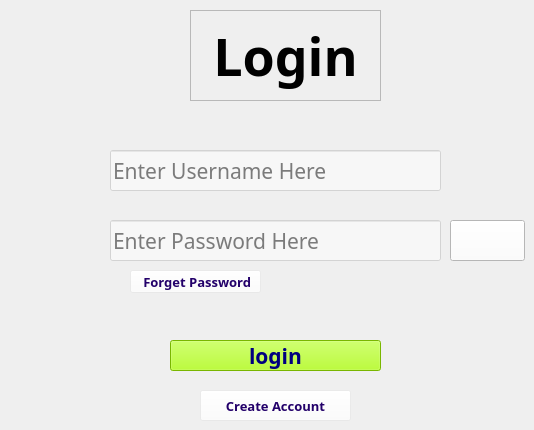
    <widget class="QWidget" name="tab">
     <attribute name="title">
      <string>Tab 1</string>
     </attribute>
     <widget class="QLabel" name="label">
      <property name="geometry">
       <rect>
        <x>190</x>
        <y>10</y>
        <width>191</width>
        <height>91</height>
       </rect>
      </property>
      <property name="font">
       <font>
        <family>Poppins</family>
        <pointsize>39</pointsize>
        <weight>75</weight>
        <italic>false</italic>
        <bold>true</bold>
        <underline>false</underline>
       </font>
      </property>
      <property name="mouseTracking">
       <bool>false</bool>
      </property>
      <property name="styleSheet">
       <string notr="true"/>
      </property>
      <property name="frameShape">
       <enum>QFrame::StyledPanel</enum>
      </property>
      <property name="frameShadow">
       <enum>QFrame::Raised</enum>
      </property>
      <property name="lineWidth">
       <number>1</number>
      </property>
      <property name="midLineWidth">
       <number>1</number>
      </property>
      <property name="text">
       <string>Login</string>
      </property>
      <property name="alignment">
       <set>Qt::AlignCenter</set>
      </property>
     </widget>
     <widget class="QLineEdit" name="lineEdit">
      <property name="geometry">
       <rect>
        <x>110</x>
        <y>150</y>
        <width>331</width>
        <height>41</height>
       </rect>
      </property>
      <property name="font">
       <font>
        <family>Questv1</family>
        <pointsize>16</pointsize>
        <weight>50</weight>
        <bold>false</bold>
       </font>
      </property>
      <property name="toolTip">
       <string/>
      </property>
      <property name="whatsThis">
       <string/>
      </property>
      <property name="styleSheet">
       <string notr="true">background-color: rgb(255, 255, 255,0.5);</string>
      </property>
      <property name="locale">
       <locale language="English" country="UnitedStates"/>
      </property>
      <property name="placeholderText">
       <string>Enter Username Here</string>
      </property>
     </widget>
     <widget class="QPushButton" name="pushButton_2">
      <property name="geometry">
       <rect>
        <x>450</x>
        <y>220</y>
        <width>75</width>
        <height>41</height>
       </rect>
      </property>
      <property name="font">
       <font>
        <family>ResotEDream</family>
        <pointsize>10</pointsize>
        <weight>75</weight>
        <bold>true</bold>
       </font>
      </property>
      <property name="styleSheet">
       <string notr="true">background-color: rgb(255, 255, 255);</string>
      </property>
      <property name="text">
       <string/>
      </property>
      <property name="icon">
       <iconset>
        <normaloff>bin/show.ico</normaloff>bin/show.ico</iconset>
      </property>
      <property name="iconSize">
       <size>
        <width>50</width>
        <height>50</height>
       </size>
      </property>
     </widget>
     <widget class="QPushButton" name="pushButton_3">
      <property name="geometry">
       <rect>
        <x>200</x>
        <y>390</y>
        <width>151</width>
        <height>31</height>
       </rect>
      </property>
      <property name="font">
       <font>
        <family>Questv1</family>
        <pointsize>10</pointsize>
        <weight>75</weight>
        <bold>true</bold>
       </font>
      </property>
      <property name="styleSheet">
       <string notr="true">background-color: rgb(255, 255, 255,0.2);
color: rgb(35, 0, 106);</string>
      </property>
      <property name="text">
       <string>Create Account</string>
      </property>
     </widget>
     <widget class="QPushButton" name="pushButton_4">
      <property name="geometry">
       <rect>
        <x>130</x>
        <y>270</y>
        <width>131</width>
        <height>23</height>
       </rect>
      </property>
      <property name="font">
       <font>
        <family>Questv1</family>
        <pointsize>10</pointsize>
        <weight>75</weight>
        <italic>false</italic>
        <bold>true</bold>
       </font>
      </property>
      <property name="styleSheet">
       <string notr="true">background-color: rgb(255, 255, 255,0.2);
color: rgb(35, 0, 106);</string>
      </property>
      <property name="text">
       <string> Forget Password</string>
      </property>
     </widget>
     <widget class="QLineEdit" name="lineEdit_2">
      <property name="geometry">
       <rect>
        <x>110</x>
        <y>220</y>
        <width>331</width>
        <height>41</height>
       </rect>
      </property>
      <property name="font">
       <font>
        <family>Questv1</family>
        <pointsize>16</pointsize>
        <weight>50</weight>
        <bold>false</bold>
       </font>
      </property>
      <property name="toolTip">
       <string/>
      </property>
      <property name="whatsThis">
       <string/>
      </property>
      <property name="layoutDirection">
       <enum>Qt::LeftToRight</enum>
      </property>
      <property name="styleSheet">
       <string notr="true">background-color: rgb(255, 255, 255,0.5);</string>
      </property>
      <property name="locale">
       <locale language="English" country="UnitedStates"/>
      </property>
      <property name="text">
       <string/>
      </property>
      <property name="echoMode">
       <enum>QLineEdit::Password</enum>
      </property>
      <property name="readOnly">
       <bool>false</bool>
      </property>
      <property name="placeholderText">
       <string>Enter Password Here</string>
      </property>
     </widget>
     <widget class="QPushButton" name="pushButton">
      <property name="geometry">
       <rect>
        <x>170</x>
        <y>340</y>
        <width>211</width>
        <height>31</height>
       </rect>
      </property>
      <property name="font">
       <font>
        <family>ResotEDream</family>
        <pointsize>16</pointsize>
        <weight>75</weight>
        <bold>true</bold>
       </font>
      </property>
      <property name="styleSheet">
       <string notr="true">background-color: rgb(170, 255, 0);
color: rgb(0, 0, 127);</string>
      </property>
      <property name="text">
       <string>login</string>
      </property>
     </widget>
    </widget>
